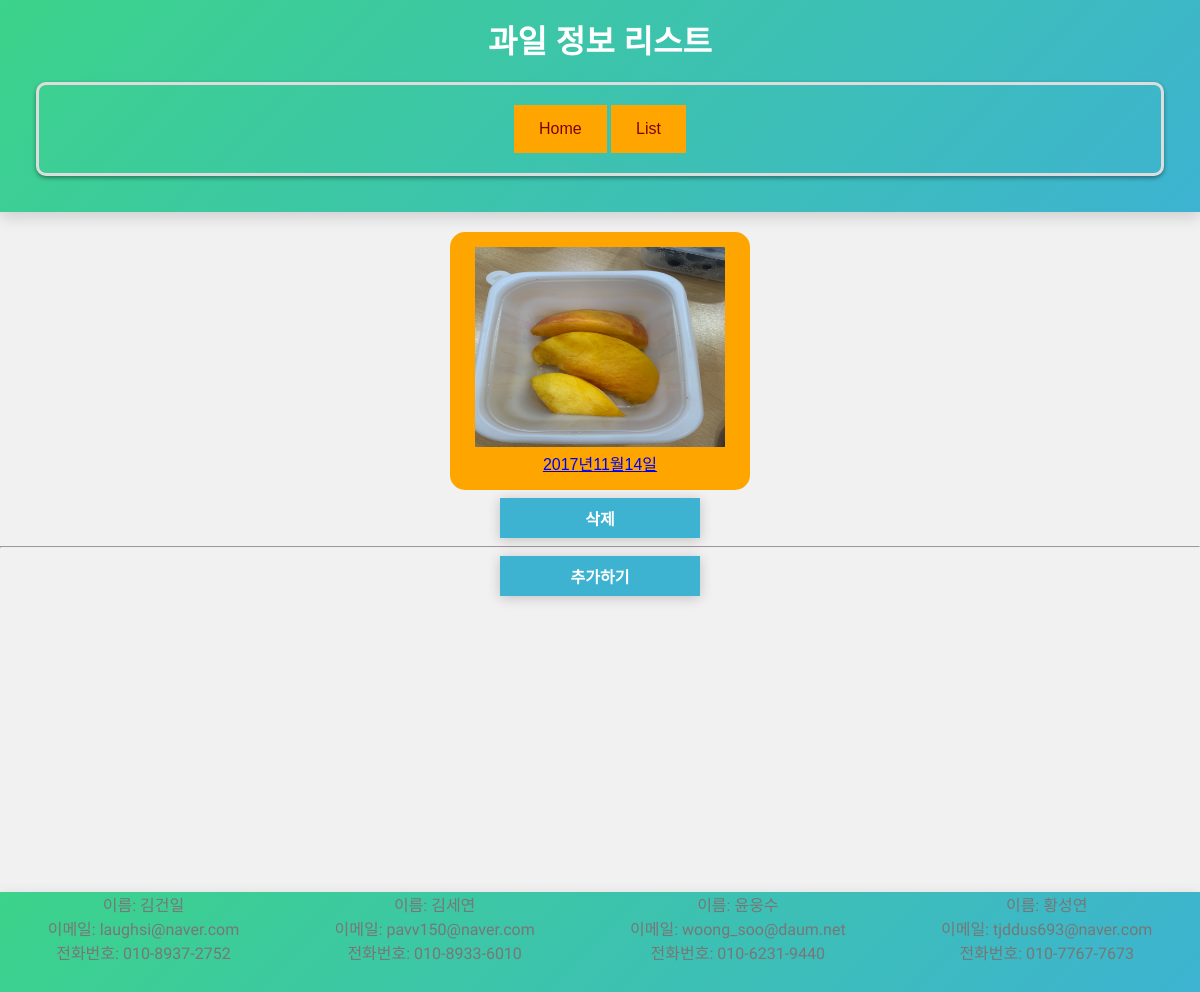
Page /fruit/fruitlist/ (signed in) on the committed database.
### fruit/models.py (models this page shows)
class FruitTable(models.Model):
    user = models.ForeignKey(User, on_delete=models.CASCADE, null=True)
    year = models.IntegerField(null=True)
    month = models.IntegerField(null=True)
    day = models.IntegerField(null=True)
    img = models.ImageField(upload_to='images/', blank=True,null=True)

### fruit/views.py (the view)
# urls.py: path("fruitlist/", views.fruitlist, name="fruitlist"),
def fruitlist(request):
    fruit_li = FruitTable.objects.filter(user=request.user)
    con = {
        'fruit_li':fruit_li,
    }
    return render(request, 'fruit/fruitlist.html',con)

### fruit/templates/fruit/fruitlist.html (shortened to what this page needs)
<!DOCTYPE html>
<html lang="ko">
<head>
    <link rel="stylesheet" href="/fruit/styles.css">
</head>
<body>
    <header>
        <h1>과일 정보 리스트</h1>
        <div class="container">
            <a href="{% url 'fruit:index'%}">Home</a>
            <a href="{% url 'fruit:fruitlist'%}">List</a>
        </div>
    </header>
<div class="content">
    {% if fruit_li %}
        <ol>
            {% for f in fruit_li %}
                <li>
                <center class='centerimg' >
                    <a href="{% url 'fruit:detail2' f.id %}"><img class='liimg' src="/{{ f.img }}" alt="img"><br>{{f.year}}년{{f.month}}월{{f.day}}일</a>
                </center>
                    <form class="delform" action="{% url 'fruit:delete' f.id %}" method="post">
                        <input type="submit" value="삭제" >
                    </form>
                </li>
            {% endfor %}
        </ol>
    {% else %}
        <p>목록이 없습니다.</p>
    {% endif %}
    <hr>
    <form class="delform" method="post" >
        <input type="button" value="추가하기" onclick="location.href='{% url 'fruit:index' %}'">
    </form>
</div>
    <footer>
        <div>
            <span>이름: 김건일</span><br>
            <span>이메일: laughsi@naver.com</span><br>
            <span>전화번호: 010-8937-2752</span>
        </div>
        <div>
            <span>이름: 김세연</span><br>
            <span>이메일: pavv150@naver.com </span><br>
            <span>전화번호: 010-8933-6010</span>
        </div>
        <div>
            <span>이름: 윤웅수</span><br>
            <span>이메일: woong_soo@daum.net</span><br>
            <span>전화번호: 010-6231-9440</span>
        </div>
        <div>
            <span>이름: 황성연</span><br>
            <span>이메일: tjddus693@naver.com</span><br>
            <span>전화번호: 010-7767-7673</span>
        </div>
    </footer>
</body>
</html>

### fruit/styles.css (style rules this page uses)
* { margin: 0; padding: 0; box-sizing: border-box; }
body { font-family: 'Malgun Gothic', sans-serif; background-color: #f1f1f1; }
header { background-image: linear-gradient(135deg, #3cd38a 0%, #3db3d1 100%); color: white; text-align: center; padding: 1em; box-shadow: 0 5px 15px rgba(0, 0, 0, 0.15); }
div > a:link, a:visited { background-color: #FFA500; color: maroon; padding: 15px 25px; text-align: center; text-decoration: none; display: inline-block; }
.delform { margin: 0 auto; width: 200px; }
.centerimg { background-color: #FFA500; color: maroon; padding: 15px 25px; width: 300px; margin: 0 auto; text-decoration: none; border-radius: 15px; }
.liimg { width: 250px; height: 200px; }
hr { color:gray; text-align: center; width:100%; }
.container { margin: 20px; padding: 20px; border: 3px solid #ddd; border-radius: 10px; box-shadow: 0 2px 4px rgba(0, 0, 0, .4); text-align: center; }
input[type="text"], input[type="number"], input[type="file"], input[type="submit"], input[type="button"] { width: 100%; margin: 0.5em 0; padding: 0.5em; font-size: 1em; }
input[type="submit"], input[type="button"] { background-color: #3db3d1; color: white; border: none; cursor: pointer; font-weight: bold; box-shadow: 0 2px 12px rgba(0, 0, 0, 0.2); transition: all 0.15s ease-in-out; }
footer { display: flex; text-align: center; justify-content: space-around; width: 100%; height: 100px; background-image: linear-gradient(135deg, #3cd38a 0%, #3db3d1 100%); box-shadow: 0 5px 15px rgba(0, 0, 0, 0.15); }
footer span { color: #777; font-family: 'Dancing Script'; }
.content { min-height: calc(85vh); padding-top: 20px; }

### rows in the picture
FruitTable: img (picture), year "2017", month "11", day "14"
